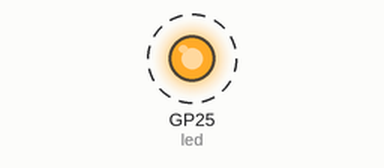
Bench run of a program on a simulated Raspberry Pi Pico running MicroPython. On the bench: output pins drawn as LEDs (lit = HIGH). Dashed ring = blinking. What the program prints to the serial console is not drawn.

Above: at 0.5 s.
Timing chart, 0 to 4.6 s (numbered marks = the images above):
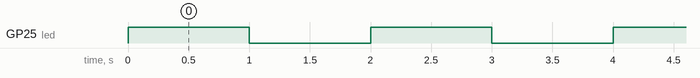

The program:

main.py
```python
from machine import Pin
import time

led = Pin("LED", Pin.OUT)

print("Démarrage du clignotement de la LED...")

while True:
    led.toggle()
    print("LED est allumée" if led.value() else "LED est éteinte")
    time.sleep(1)
```

Measured:
- by itself, GP25 (led): alternates HIGH for 1.0 s and LOW for 1.0 s
